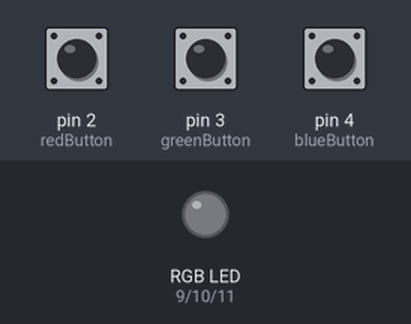
Bench run of a sketch on a simulated Arduino Uno, built with avr-gcc and run on an emulated ATmega328P. Shown: an RGB LED mixed from three pins (HIGH = lit). The inputs (shaded band) are chosen by the test bench; at power-on: pin 2 (redButton) HIGH, pin 3 (greenButton) HIGH, pin 4 (blueButton) HIGH. Dim RGB values are drawn brighter than linear.

Above: at 1.2 s.
1.3 s: pin 2 (redButton) pulled LOW for 1 s
At 2.9 s:
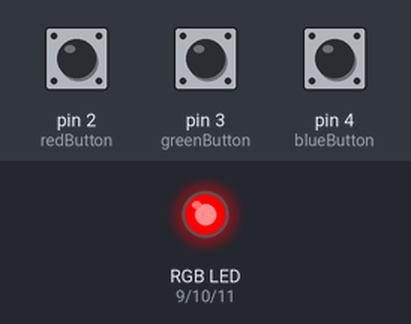
3.8 s: pin 3 (greenButton) pulled LOW for 3.2 s
At 7.7 s:
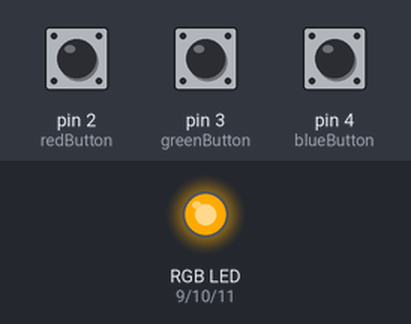
8.5 s: pin 4 (blueButton) pulled LOW for 0.15 s
At 9.0 s:
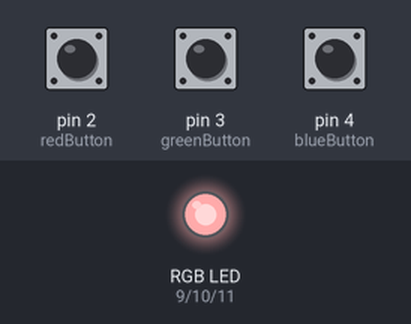
10.2 s: pin 2 (redButton) pulled LOW for 0.15 s
At 11.4 s:
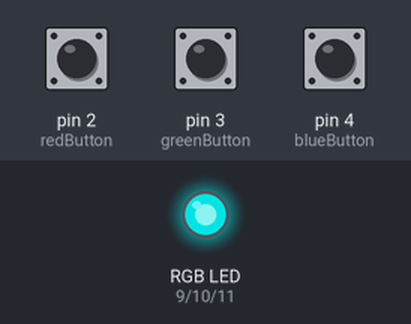
11.9 s: pin 3 (greenButton) pulled LOW for 0.15 s
At 12.7 s:
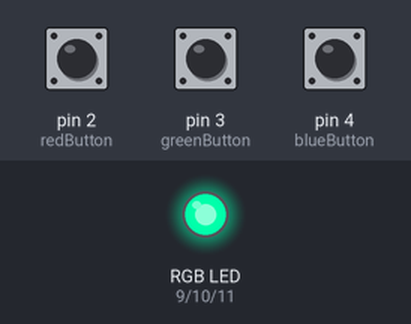
13.6 s: pin 4 (blueButton) pulled LOW for 1 s
At 15.8 s:
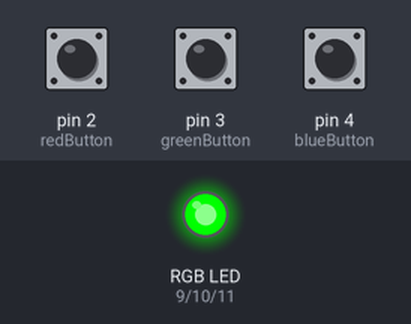
Timing chart, 0 to 17.1 s (numbered marks = the images above; inputs shaded):
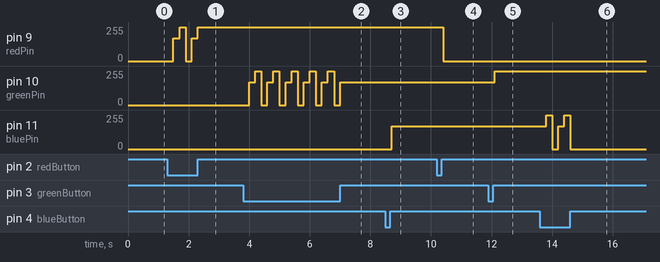

Measured:
- after the input at 1.3 s, pin 9 (redPin): 0/255 → 170/255 after 0.20 s, → 255/255 0.20 s later, → 0/255 0.20 s later, → 170/255 0.20 s later, … (5 changes in this stretch)
- after the input at 3.8 s, pin 10 (greenPin): 0/255 → 170/255 after 0.20 s, then repeats every 0.60 s: 255/255 0.20 s, 0/255 0.20 s, 170/255 0.20 s, until it stays 170/255 from 7.0 s
- after the input at 8.5 s, pin 11 (bluePin): 0/255 → 170/255 after 0.20 s
- after the input at 10.2 s, pin 9 (redPin): 255/255 → 0/255 after 0.20 s
- after the input at 11.9 s, pin 10 (greenPin): 170/255 → 255/255 after 0.20 s
- after the input at 13.6 s, pin 11 (bluePin): 170/255 → 255/255 after 0.20 s, → 0/255 0.20 s later, → 170/255 0.20 s later, → 255/255 0.20 s later, … (5 changes in this stretch)

The sketch:

RGB.ino
```cpp
int redPin = 9;
int greenPin = 10;
int bluePin = 11;

int redButton = 2;
int greenButton = 3;
int blueButton = 4;

int levelR = 0;
int levelG = 0;
int levelB = 0;
int stepsSize = 3;
const int steps[3] = {0, 170, 255};

void setup() {
  pinMode(redPin, OUTPUT);
  pinMode(greenPin, OUTPUT);
  pinMode(bluePin, OUTPUT);

  pinMode(redButton, INPUT_PULLUP);
  pinMode(greenButton, INPUT_PULLUP);
  pinMode(blueButton, INPUT_PULLUP);
}

void loop() {
  if (digitalRead(redButton) == LOW) {
    levelR = (levelR + 1) % stepsSize;
    delay(200);
  }

  if (digitalRead(greenButton) == LOW) {
    levelG = (levelG + 1) % stepsSize;
    delay(200);
  }

  if (digitalRead(blueButton) == LOW) {
    levelB = (levelB + 1) % stepsSize;
    delay(200);
  }

  analogWrite(redPin, steps[levelR]);
  analogWrite(greenPin, steps[levelG]);
  analogWrite(bluePin, steps[levelB]);
}
```
